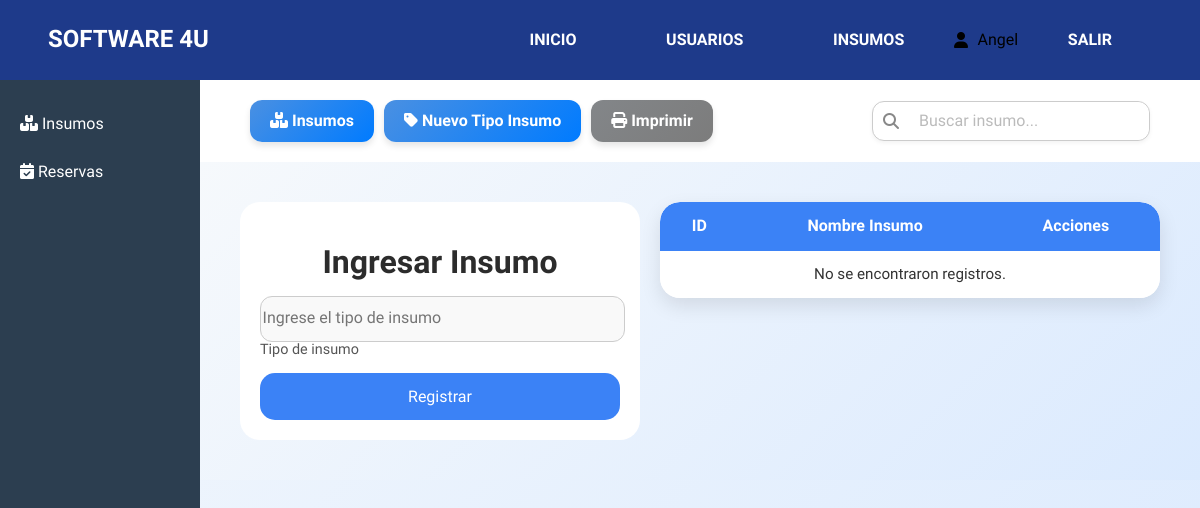
Page /php/administrador/admin-tipo-insumo.php (signed in) on the earlier database version.
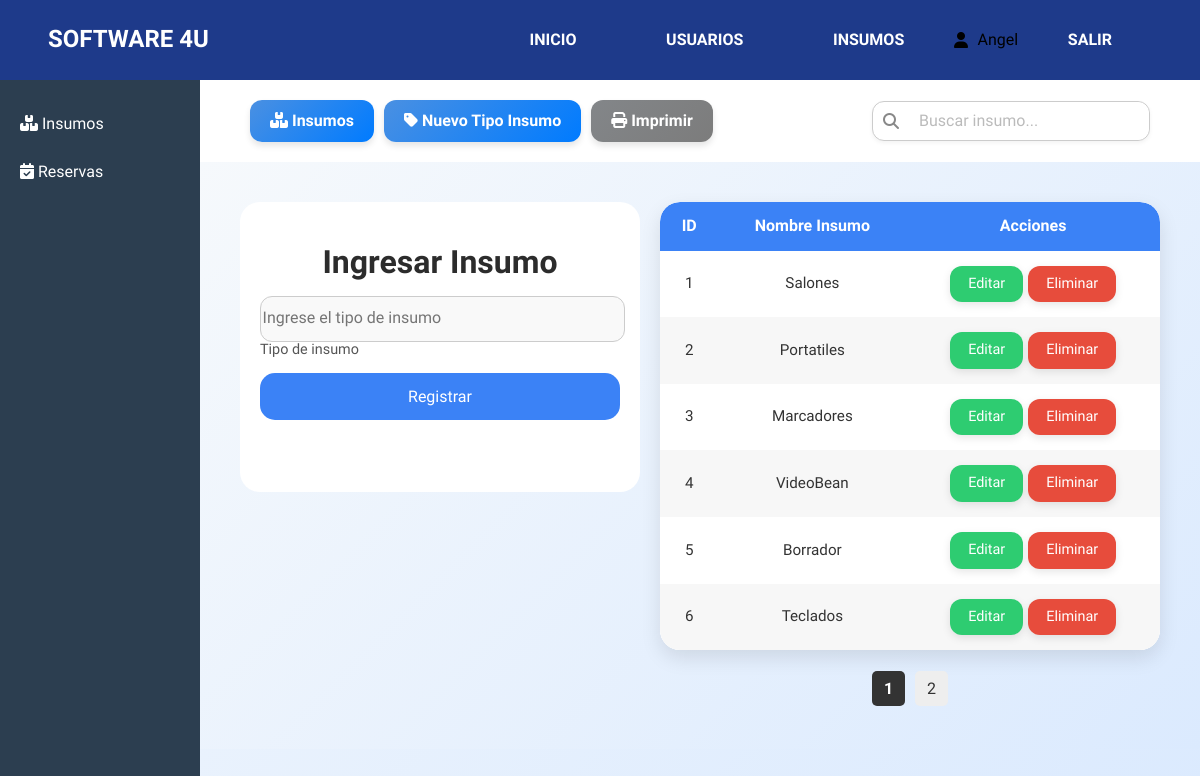
Same page on the later database version.
### tables this page shows
CREATE TABLE
    tipos_insumos (
        id INT AUTO_INCREMENT PRIMARY KEY,
        nombre VARCHAR(100) NOT NULL UNIQUE
    );

### php/administrador/admin-tipo-insumo.php (the view, shortened to what the changed rows need)
<?php
include "../../ConexionSQL/paginacion.php";
include '../../assets/includes/header.php';
include '../../assets/includes/sidebar.php';
?>
<!DOCTYPE html>
<html lang="en">
<head>
    <link rel="stylesheet" href="https://cdnjs.cloudflare.com/ajax/libs/normalize/8.0.1/normalize.min.css">
    <link rel="stylesheet" href="http://localhost/proyectofinal/assets/css/menu-abajo.css">
    <link rel="stylesheet" href="http://localhost/proyectofinal/assets/css/menu.css">
    <link rel="stylesheet" href="http://localhost/proyectofinal/assets/css/tipo-insumos.css">
    <link rel="stylesheet" href="http://localhost/proyectofinal/assets/css/paginacion.css">
    <link rel="stylesheet" href="http://localhost/proyectofinal/assets/css/alerts.css">
    <link rel="stylesheet" href="../fontawesome/fontawesome-free-6.5.1-web/css/all.css">
</head>
<body>
    <main>
        <div class="container">
            <section class="content">
                <div class="grid-container">
                    <div class="formulario">
                        <h1>Ingresar Insumo</h1>
                    </div>
                    <div class="container-tabla">
                        <div class="crud">
                            <table>
                                <thead>
                                    <tr>
                                        <th>ID</th>
                                        <th>Nombre Insumo</th>
                                        <th>Acciones</th>
                                    </tr>
                                </thead>
                                <tbody>
                                    <?php
                                    $paginaActual = isset($_GET['pagina']) ? (int)$_GET['pagina'] : 1;
                                    $registrosPorPagina = 6;
                                    $sqlBase = "SELECT * FROM tipos_insumos ORDER BY id ASC";
                                    $result = obtenerDatosPaginados($conn, $sqlBase, $paginaActual, $registrosPorPagina);
                                    $totalPaginas = obtenerTotalPaginas($conn, $sqlBase, $registrosPorPagina);
                                    if ($result && $result->num_rows > 0) {
                                        while ($datos = $result->fetch_object()) {
                                            echo "<tr>
                                                    <td>{$datos->id}</td>
                                                    <td class='descripcion'>" . htmlspecialchars($datos->nombre) . "</td>
                                                    <td class='acciones'>
                                                        <a id='editar-{$datos->id}' class='my-button-editar'>Editar</a>
                                                        <button type='button' class='my-button-eliminar' data-id='{$datos->id}'>Eliminar</button>
                                                    </td>
                                                </tr>";
                                        }
                                    } else {
                                        echo "<tr><td colspan='7'>No se encontraron registros.</td></tr>";
                                    }
                                    ?>
                                </tbody>
                            </table>
                        </div>
                        <div class="pagination">
                            <?php mostrarPaginacion($paginaActual, $totalPaginas); ?>
                        </div>
                    </div>
                </div>
            </section>
        </div>
    </main>
</body>
</html>

### ConexionSQL/paginacion.php
<?php
function obtenerDatosPaginados($conn, $sqlBase, $paginaActual, $registrosPorPagina = 10) {
    $offset = ($paginaActual - 1) * $registrosPorPagina;
    $sql = $sqlBase . " LIMIT $registrosPorPagina OFFSET $offset";
    return $conn->query($sql);
}
function obtenerTotalPaginas($conn, $sqlBase, $registrosPorPagina = 5) {
    $sqlCount = "SELECT COUNT(*) as total FROM (" . $sqlBase . ") as subquery";
    $result = $conn->query($sqlCount);
    $row = $result->fetch_assoc();
    $totalRegistros = $row['total'];
    return ceil($totalRegistros / $registrosPorPagina);
}
function mostrarPaginacion($paginaActual, $totalPaginas) {
    echo "<div class='paginacion'>";
    for ($i = 1; $i <= $totalPaginas; $i++) {
        if ($i == $paginaActual) {
            echo "<span class='pagina-actual'>$i</span>";
        } else {
            echo "<a href='?pagina=$i'>$i</a>";
        }
    }
    echo "</div>";
}
?>

Differences in the rows shown:
added tipos_insumos: id "1", nombre "Salones"
added tipos_insumos: id "2", nombre "Portatiles"
added tipos_insumos: id "3", nombre "Marcadores"
added tipos_insumos: id "4", nombre "VideoBean"
added tipos_insumos: id "5", nombre "Borrador"
added tipos_insumos: id "6", nombre "Teclados"
Other differences:
new list line: "1"
new list line: "2"
text no longer shown: "No se encontraron registros."
